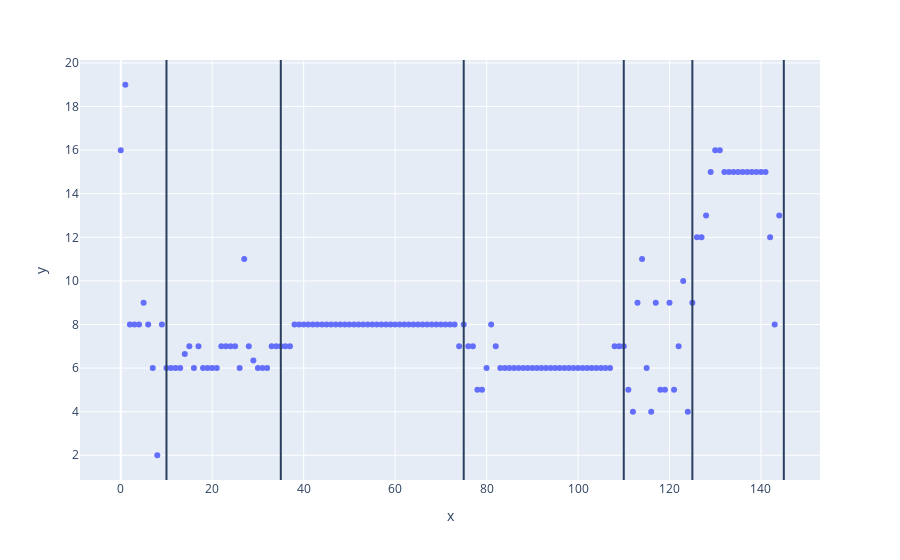

Notebook code for this chart:
### Code cell
serie_test = np.array(sample_test[0].sort_values(by="time_seconds")["headway_min"].dropna().to_list())  
PELT = rpt.Pelt(model="rbf").fit(serie_test)
PELT_res = PELT.predict(pen=3)
fig = px.scatter(y=serie_test)
for line in PELT_res:
    fig.add_vline(x=line)
fig.show()

### Figure 1 — Plotly figure (JSON) as saved in the notebook; plotly's stock layout.template omitted (floating-point values rounded to 4 significant figures; data arrays with more than 128 entries replaced by an {"elided": "..."} marker saying what was removed)
{"data": [{"hovertemplate": "x=%{x}<br>y=%{y}<extra></extra>", "legendgroup": "", "marker": {"color": "#636efa", "symbol": "circle"}, "mode": "markers", "name": "", "orientation": "v", "showlegend": false, "type": "scatter", "x": {"elided": "145 int values"}, "xaxis": "x", "y": {"elided": "145 float values"}, "yaxis": "y"}], "layout": {"legend": {"tracegroupgap": 0}, "margin": {"t": 60}, "shapes": [{"type": "line", "x0": 10, "x1": 10, "xref": "x", "y0": 0, "y1": 1, "yref": "y domain"}, {"type": "line", "x0": 35, "x1": 35, "xref": "x", "y0": 0, "y1": 1, "yref": "y domain"}, {"type": "line", "x0": 75, "x1": 75, "xref": "x", "y0": 0, "y1": 1, "yref": "y domain"}, {"type": "line", "x0": 110, "x1": 110, "xref": "x", "y0": 0, "y1": 1, "yref": "y domain"}, {"type": "line", "x0": 125, "x1": 125, "xref": "x", "y0": 0, "y1": 1, "yref": "y domain"}, {"type": "line", "x0": 145, "x1": 145, "xref": "x", "y0": 0, "y1": 1, "yref": "y domain"}], "xaxis": {"anchor": "y", "domain": [0, 1], "title": {"text": "x"}}, "yaxis": {"anchor": "x", "domain": [0, 1], "title": {"text": "y"}}}}
